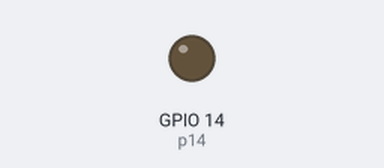
Simulated run of this program. Board: ESP32 board running MicroPython. Parts: output pins drawn as LEDs (lit = HIGH). What the program prints to the serial console is not drawn.

Above: at 0.05 s.
Timing chart, 0 to 40.0 s (numbered marks = the images above):
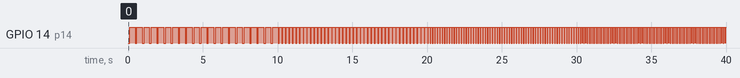

Measured:
- by itself, GPIO 14 (p14): goes 20 × (HIGH 0.36 s, LOW 0.12 s), HIGH 0.36 s, 42 × (LOW 0.06 s, HIGH 0.18 s), 146 × (LOW 0.04 s, HIGH 0.12 s), LOW 0.03 s, then HIGH

The program:

wind_sensor_speed_simulator.py
```python
import time
import machine
import esp32


p14 = machine.Pin(14, machine.Pin.OUT)
p14.value(1)

#Увеличава  плавно честотата на импулсите в зададени граници на скоростта
# min speed = 2.4 km/h = 1 imp/s - value(0) = 1/4 sec = 250ms, value (1) = 3/4sec = 750ms
# max speed = 240km/h
# coefficient = 2.4 / speed

def impulse_generator(speed):
    coeff = speed / 2.4
    dur = 1000 / coeff
    i = 10000 / dur
    while i >= 0:
        one_imp(dur)
        time.sleep_ms(dur * 0.75)
        i -= 1

def one_imp(coefficient):
    print('*')
    global p14
    p14.value(0)
    time.sleep_ms(coefficient * 0.25)
    p14.value(1)
    #time.sleep(0.0750 * coefficient)


time_int = 240
speed = 5 # km/h
count = 0

step = 5
coefficient = 2.4 / speed
while speed <= 300:
    impulse_generator(speed)
    #time.sleep(5)
    speed += step
```
